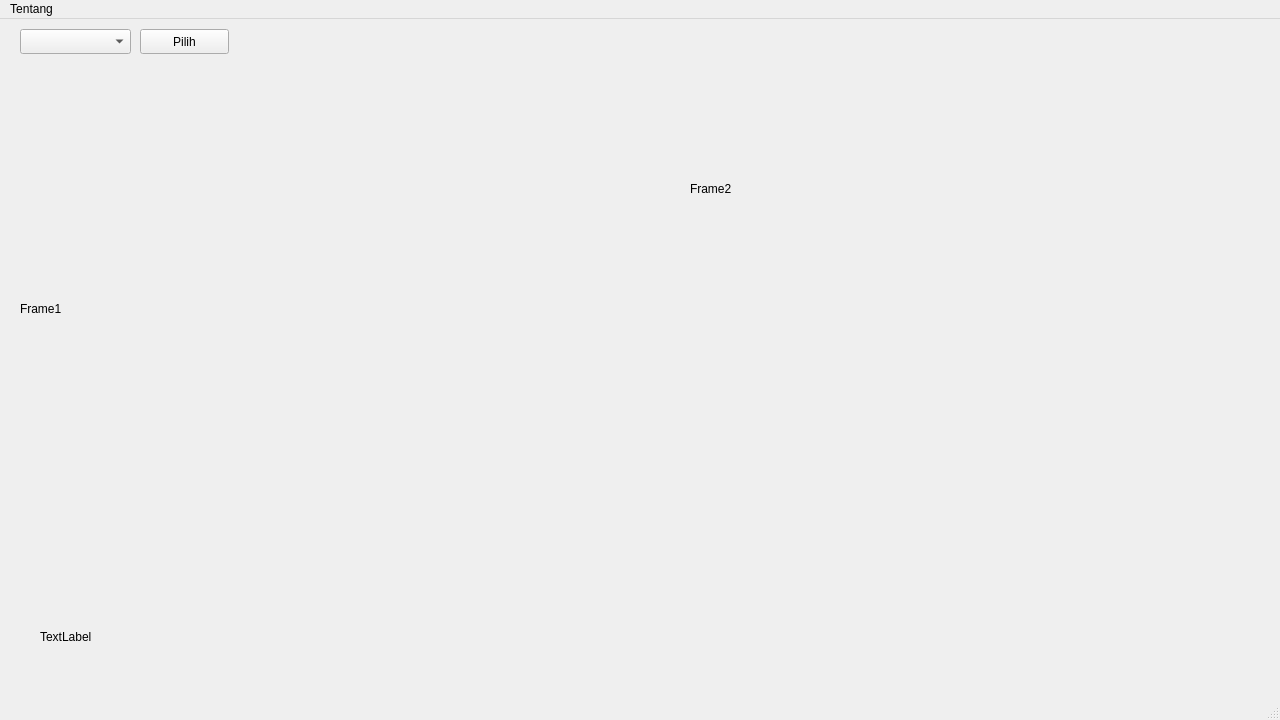
<?xml version="1.0" encoding="UTF-8"?>
<ui version="4.0">
 <class>MainWindow</class>
 <widget class="QMainWindow" name="MainWindow">
  <property name="geometry">
   <rect>
    <x>0</x>
    <y>0</y>
    <width>1280</width>
    <height>720</height>
   </rect>
  </property>
  <property name="windowTitle">
   <string>MainWindow</string>
  </property>
  <widget class="QWidget" name="centralwidget">
   <widget class="QComboBox" name="cameraList">
    <property name="geometry">
     <rect>
      <x>20</x>
      <y>10</y>
      <width>111</width>
      <height>25</height>
     </rect>
    </property>
   </widget>
   <widget class="QPushButton" name="pushButton">
    <property name="geometry">
     <rect>
      <x>140</x>
      <y>10</y>
      <width>89</width>
      <height>25</height>
     </rect>
    </property>
    <property name="text">
     <string>Pilih</string>
    </property>
   </widget>
   <widget class="QLabel" name="frame1">
    <property name="geometry">
     <rect>
      <x>20</x>
      <y>50</y>
      <width>640</width>
      <height>480</height>
     </rect>
    </property>
    <property name="text">
     <string>Frame1</string>
    </property>
   </widget>
   <widget class="QLabel" name="testLabel">
    <property name="geometry">
     <rect>
      <x>40</x>
      <y>610</y>
      <width>71</width>
      <height>16</height>
     </rect>
    </property>
    <property name="text">
     <string>TextLabel</string>
    </property>
   </widget>
   <widget class="QLabel" name="frame2">
    <property name="geometry">
     <rect>
      <x>690</x>
      <y>50</y>
      <width>320</width>
      <height>240</height>
     </rect>
    </property>
    <property name="text">
     <string>Frame2</string>
    </property>
   </widget>
  </widget>
  <widget class="QMenuBar" name="menubar">
   <property name="geometry">
    <rect>
     <x>0</x>
     <y>0</y>
     <width>1280</width>
     <height>26</height>
    </rect>
   </property>
   <widget class="QMenu" name="menuTentang">
    <property name="title">
     <string>Tentang</string>
    </property>
   </widget>
   <addaction name="menuTentang"/>
  </widget>
  <widget class="QStatusBar" name="statusbar"/>
 </widget>
 <resources/>
 <connections/>
</ui>
